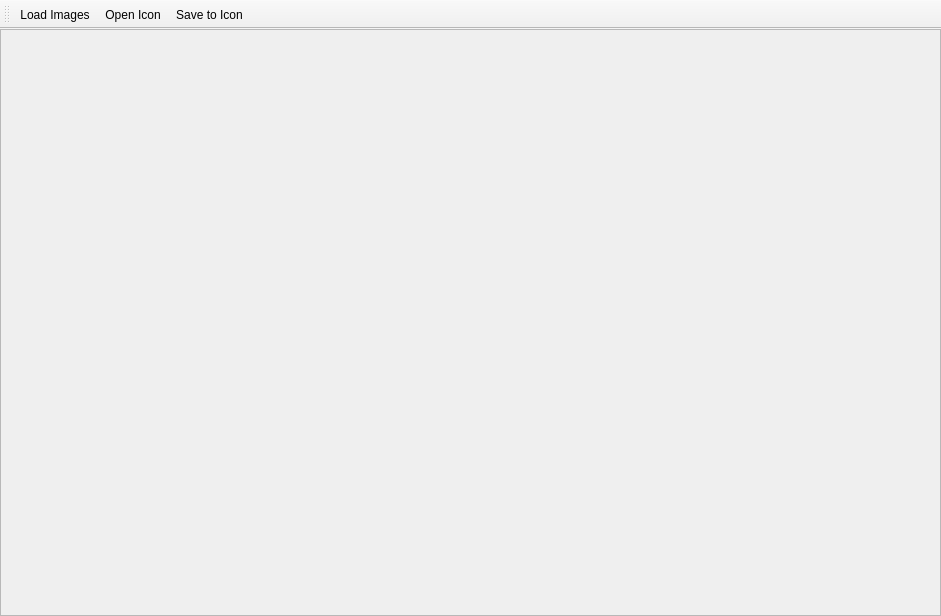
<?xml version="1.0" encoding="UTF-8"?>
<ui version="4.0">
 <class>MainWindow</class>
 <widget class="QMainWindow" name="MainWindow">
  <property name="geometry">
   <rect>
    <x>0</x>
    <y>0</y>
    <width>941</width>
    <height>616</height>
   </rect>
  </property>
  <property name="windowTitle">
   <string>IconsMaker</string>
  </property>
  <widget class="QWidget" name="centralWidget">
   <layout class="QHBoxLayout" name="horizontalLayout" stretch="0">
    <property name="spacing">
     <number>0</number>
    </property>
    <property name="leftMargin">
     <number>0</number>
    </property>
    <property name="topMargin">
     <number>0</number>
    </property>
    <property name="rightMargin">
     <number>0</number>
    </property>
    <property name="bottomMargin">
     <number>0</number>
    </property>
    <item>
     <widget class="QScrollArea" name="scrollArea">
      <property name="widgetResizable">
       <bool>true</bool>
      </property>
      <widget class="QWidget" name="scrollAreaWidgetContents">
       <property name="geometry">
        <rect>
         <x>0</x>
         <y>0</y>
         <width>939</width>
         <height>593</height>
        </rect>
       </property>
      </widget>
     </widget>
    </item>
   </layout>
  </widget>
  <widget class="QToolBar" name="toolBar">
   <property name="windowTitle">
    <string>toolBar</string>
   </property>
   <attribute name="toolBarArea">
    <enum>TopToolBarArea</enum>
   </attribute>
   <attribute name="toolBarBreak">
    <bool>false</bool>
   </attribute>
   <addaction name="actionLoad"/>
   <addaction name="actionOpen"/>
   <addaction name="actionSave"/>
  </widget>
  <action name="actionNew">
   <property name="text">
    <string>New</string>
   </property>
  </action>
  <action name="actionLoad">
   <property name="text">
    <string>Load Images</string>
   </property>
  </action>
  <action name="actionOpen">
   <property name="text">
    <string>Open Icon</string>
   </property>
  </action>
  <action name="actionSave">
   <property name="text">
    <string>Save to Icon</string>
   </property>
  </action>
 </widget>
 <layoutdefault spacing="6" margin="11"/>
 <resources/>
 <connections/>
</ui>
